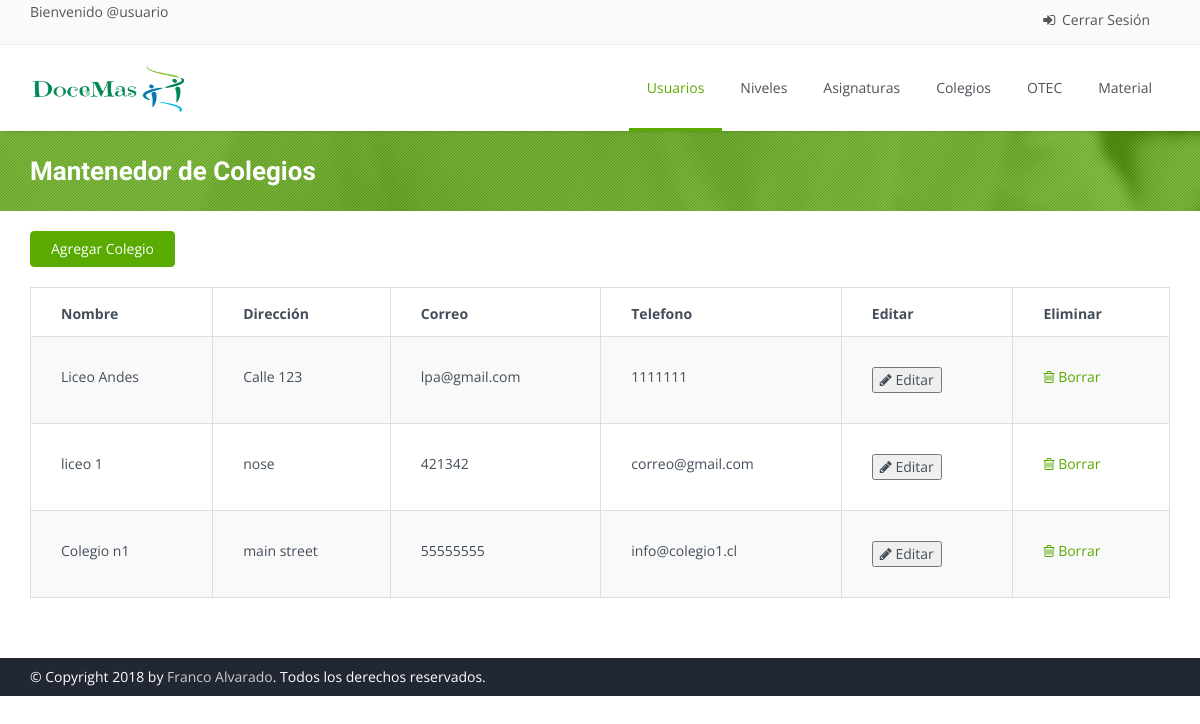
Page /colegio on the earlier database version.
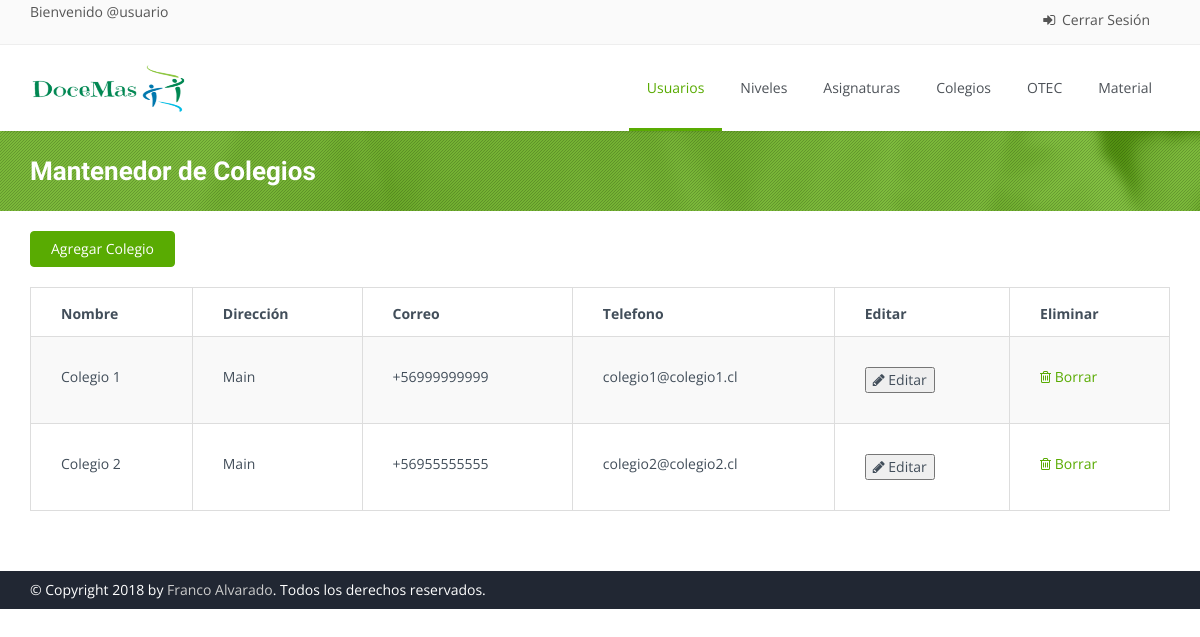
Same page on the later database version.
### polls/models.py (models this page shows, shortened)
class Colegio(models.Model):
    nombre = models.CharField(max_length=50)
    direccion = models.CharField(max_length=100)
    telefono = models.CharField(max_length=10)
    correo = models.CharField(max_length=70)

### polls/views.py (the view)
# urls.py: path('colegio',views.colegio, name = "colegio"),
def colegio(request):
    return render(request,'mant_colegio.html', {'colegios':Colegio.objects.all()} )

### polls/templates/mant_colegio.html (shortened to what the changed rows need)
<!DOCTYPE html>
<html>
    <head>
        {% load static %}
        <link rel="stylesheet" href="{% static "css/bootstrap.css" %}">
        <link rel="stylesheet" href="{% static "css/bootstrap-theme.css" %}">
        <link rel="stylesheet" href="{% static "css/fonts/font-awesome/css/font-awesome.css" %}">
        <link rel="stylesheet" href="{% static "css/animations.css" %}" media="screen">
        <link rel="stylesheet" href="{% static "css/superfish.css" %}" media="screen">
        <link rel="stylesheet" href="{% static "css/revolution-slider/css/settings.css" %}" media="screen">
        <link rel="stylesheet" href="{% static "css/revolution-slider/css/extralayers.css" %}" media="screen">
        <link rel="stylesheet" href="{% static "css/prettyPhoto.css" %}" media="screen">
        <link rel="stylesheet" href="{% static "css/style.css" %}">
        <link rel="stylesheet" href="{% static "css/colors/green.css" %}" class="colors">
        <link rel="stylesheet" href="{% static "css/theme-responsive.css" %}">
        <link rel="stylesheet" href="{% static "css/sweetalert2.min.css" %}" type="text/css">
    </head>
    <body class="home">
        <div class="wrap">
            <header id="header">
                <div class="main-header">
                    <div class="container">
                        <div class="logo pull-left">
                            <h1>
                                <a href="/adm">
                                <img class="" src="{% static "img/carrusel/logodocemas.png" %}" alt="DoceMas" width="160" height="60">
                                </a>
                            </h1>
                        </div>
                    </div>
                </div>
            </header>
            <section id="main">
                <div class="breadcrumb-wrapper">
                    <div class="pattern-overlay">
                        <div class="container">
                            <div class="row">
                                <div class="col-lg-6 col-md-6 col-xs-12 col-sm-6">
                                    <h2 class="title">Mantenedor de Colegios</h2>
                                </div>
                            </div>
                        </div>
                    </div>
                </div>
                <div class="content margin-bottom60">
                    <div class="container">
                        <div class="row">
                            <div class="col-sm-12 col-md-12">
                                <div class="table-box">
                                    <table class="shopping-cart-table responsive-table table table-bordered table-striped" id="shopping-cart-table">
                                        <thead>
                                            <tr>
                                                <th>Nombre</th>
                                                <th>Dirección</th>
                                                <th>Correo</th>
                                                <th>Telefono</th>
                                                <th>Editar</th>
                                                <th>Eliminar</th>
                                            </tr>
                                        </thead>
                                        <tbody>
                                            {% for elemento in colegios %}
                                                <tr id="datos">
                                                    <td>{{elemento.nombre}}</td>
                                                    <td>{{elemento.direccion}}</td>
                                                    <td>{{elemento.telefono}}</td>
                                                    <td>{{elemento.correo}}</td>
                                                    <td>
                                                        <button type="button" data-toggle="modal" data-target="#edit_colegio" onclick="cap_datos('{{elemento.id}}', '{{elemento.nombre}}', '{{elemento.direccion}}', '{{elemento.telefono}}', '{{elemento.correo}}' )"><i class="fa fa-pencil"></i> Editar</a></button>
                                                    </td>
                                                    <td>
                                                        <a href="#"><i class="fa fa-trash-o"></i> Borrar</a>
                                                    </td>
                                                </tr>
                                            {% endfor %}
                                        </tbody>
                                    </table>
                                </div>
                            </div>
                        </div>
                    </div>
                </div>
            </section>
    </body>
</html>

Differences in the rows shown:
removed Colegio: nombre "Liceo Andes", direccion "Calle 123", telefono "lpa@gmail.com", correo "1111111"
removed Colegio: nombre "Colegio n1", direccion "main street", telefono "55555555", correo "info@colegio1.cl"
added Colegio: nombre "Colegio 1", direccion "Main", telefono "+56999999999", correo "colegio1@colegio1.cl"
changed Colegio: nombre "liceo 1" → "Colegio 2"; direccion "nose" → "Main"; telefono "421342" → "+56955555555"; correo "correo@gmail.com" → "colegio2@colegio2.cl"
